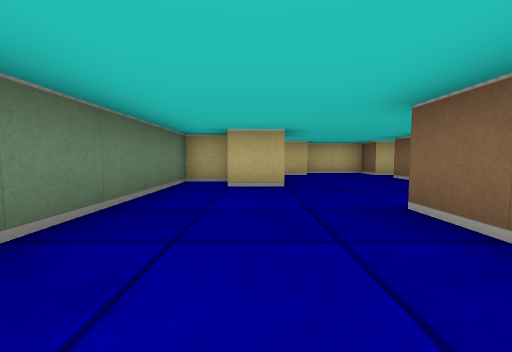
View 1 (above)

17 first-person views from a walk through a cub3D ray-caster map. The camera is about half as high as the walls, tilts 4° down and sees 90° across. The floor is counted in squares. Each view is taken from the middle of a square. On the plan, view 1 faces up. The plan holds only what a view shows up to about 9 squares ahead; the rest is blank.

View 2
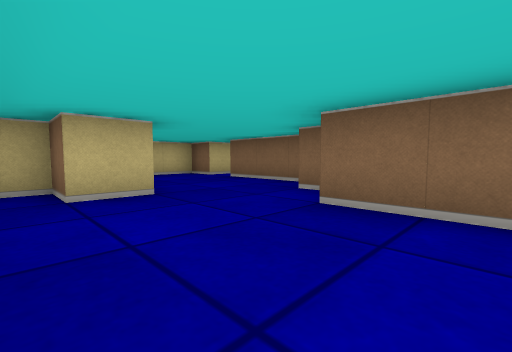

View 3
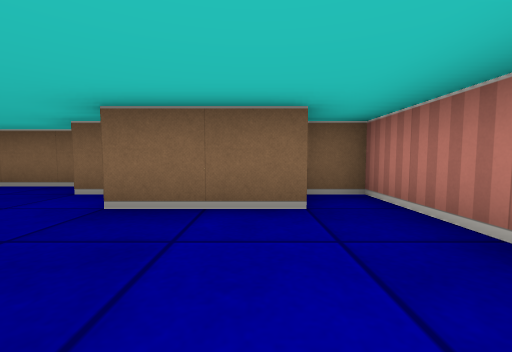

View 4
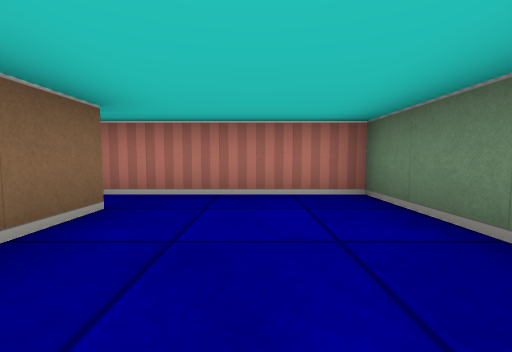

View 5
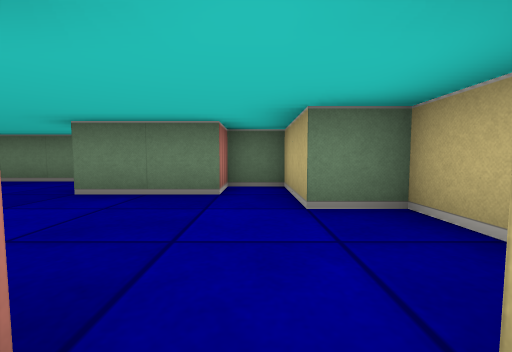

View 6
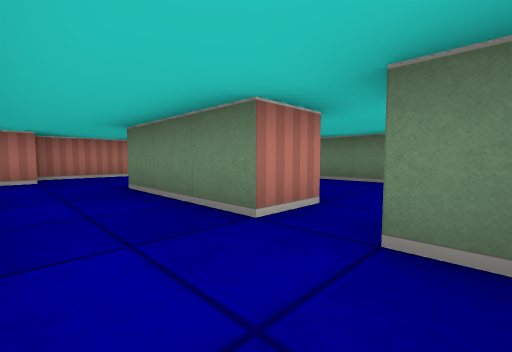

View 7
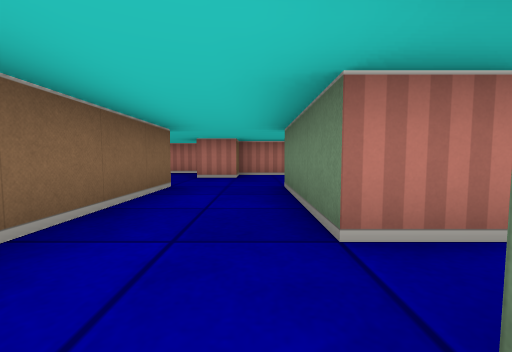

View 8
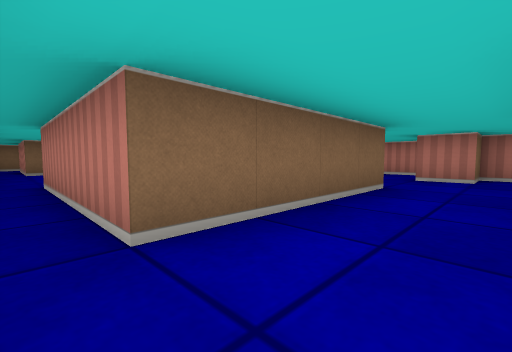

View 9
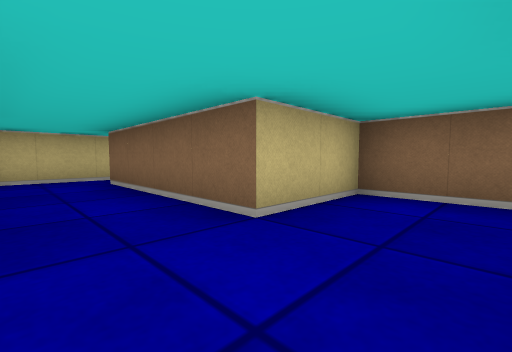

View 10
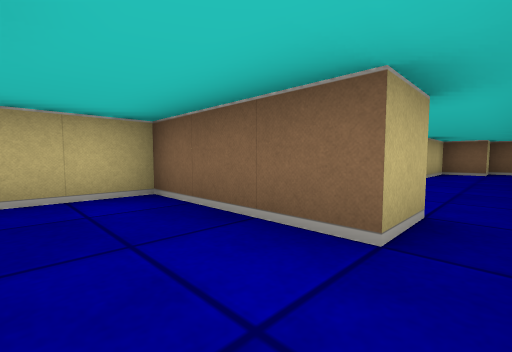

View 11
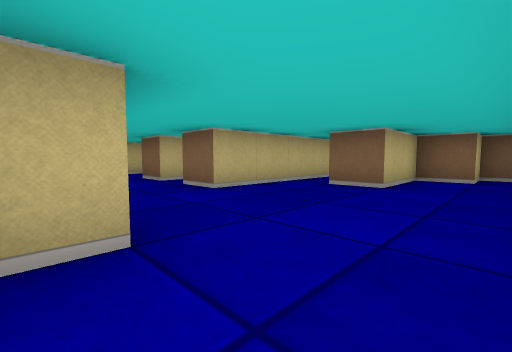

View 12
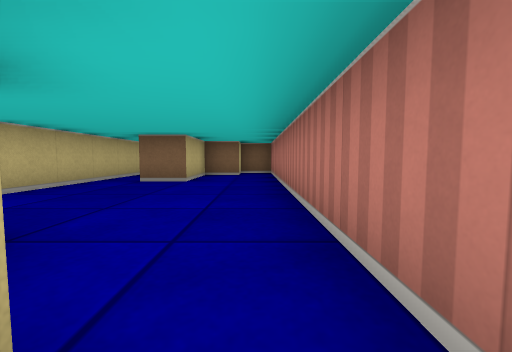

View 13
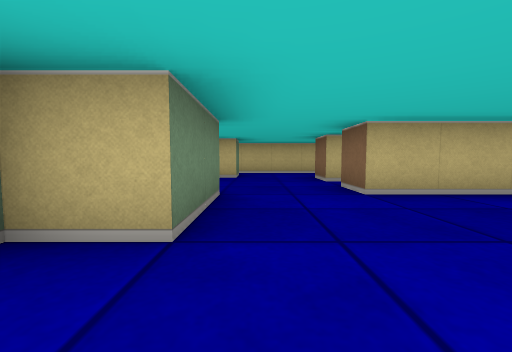

View 14
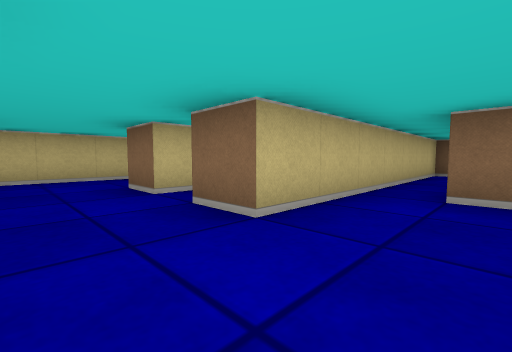

View 15
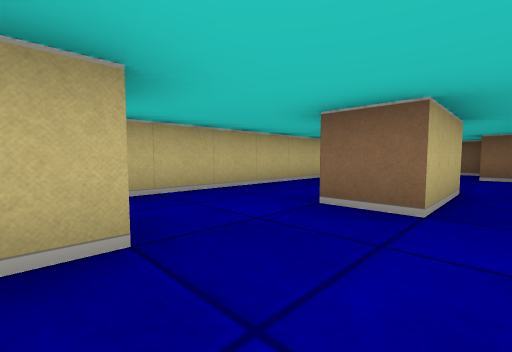

View 16
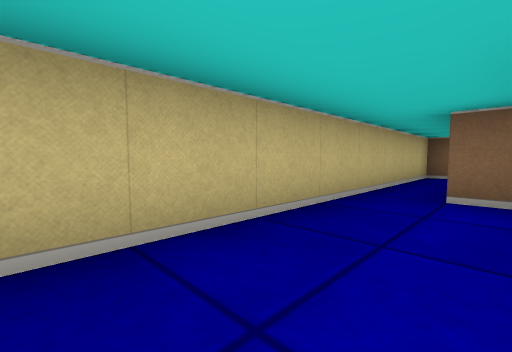

View 17
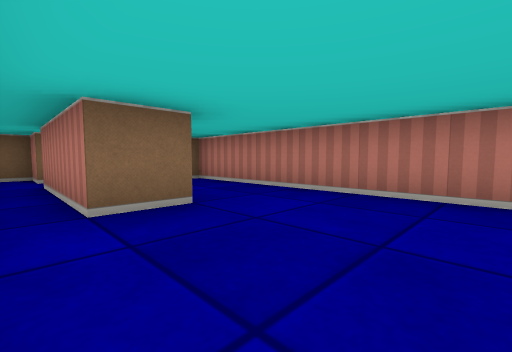

### Floor plan
Ten units are one square. View 1 is at (0, 0); x grows to the right and y downward. Boxes are objects, and circles mark ways between rooms. Rooms are numbered by the first view taken in them; rooms with no view inside come last. Other rooms are left out.
<svg viewBox="-20 -90 210 100">
<path fill="none" stroke="#000" d="M25 -30 25 -35M35 -41 35 -65 45 -65M15 -4 15 -25M45 -75 35 -75 35 -85 15 -85 15 -75 -5 -75 -5 -65 5 -65 5 -45 -5 -45 -5 -55 -15 -55 -15 5 25 5 25 -4M45 -65 45 -35M85 -15 85 -35 65 -35 65 -75M35 -5 55 -5 55 -15 65 -15M45 -81 45 -75M69 -85 49 -85M105 -35 105 -15 95 -15M125 -55 125 -65M145 -35 125 -35 125 -45M106 -65 99 -65M145 -69 145 -75 172 -75M96 -5 85 -5 85 -15M94 5 175 5 175 -5 165 -5 165 -15 145 -15 145 -25M65 -75 105 -75 105 -68M69 5 79 5M185 -80 185 -85 104 -85"/>
<circle cx="40" cy="-70" r="3" fill="#2a7"/>
<circle cx="70" cy="-80" r="3" fill="#2a7"/>
<circle cx="75" cy="-10" r="3" fill="#2a7"/>
<text x="10" y="-40">1</text>
<text x="60" y="-40">2</text>
<text x="120" y="-40">3</text>
</svg>
Room 1 opens to room 2. Room 2 opens to room 3.

Where each view was taken, in squares from view 1:
view 1: 0 up, 0 right, facing up
view 2: 1 up, 1 left, facing up-right
view 3: 1 up, 1 left, facing right
view 4: 3 up, 0 right, facing down
view 5: 7 up, 4 right, facing left
view 6: 8 up, 6 right, facing down-left
view 7: 8 up, 5 right, facing down
view 8: 8 up, 5 right, facing down-right
view 9: 2 up, 5 right, facing up-right
view 10: 0 up, 7 right, facing up-right
view 11: 0 up, 10 right, facing up-right
view 12: 0 up, 9 right, facing right
view 13: 0 up, 11 right, facing up
view 14: 2 up, 11 right, facing up-right
view 15: 5 up, 10 right, facing up-right
view 16: 7 up, 11 right, facing up-right
view 17: 3 up, 12 right, facing down-right
